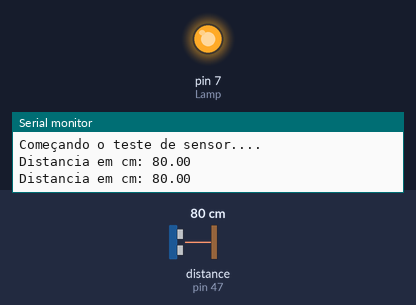
Bench run of a sketch on a simulated Arduino Mega 2560, built with avr-gcc and run on an emulated ATmega2560. Parts: output pins drawn as LEDs (lit = HIGH), the last lines printed to the serial monitor. Inputs (shaded band) come from the test bench; at power-on: distance to the obstacle (sensor on pin 47) 80 cm. The echo pulse lasts 58.3 µs per cm.

Above: at 1.8 s.
1.9 s: distance to the obstacle (sensor on pin 47) set to 17 cm
3.4 s: distance to the obstacle (sensor on pin 47) set to 14 cm
At 4.8 s:
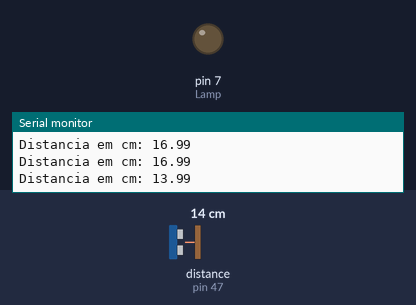
Timing chart, 0 to 6.4 s (numbered marks = the images above; inputs shaded):
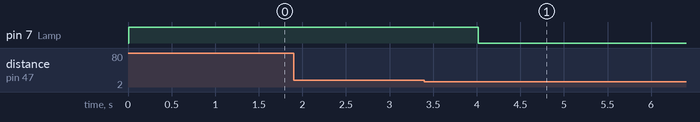

The sketch:

lampada.ino
```cpp
/*
  *Verifica a medição de distância do sensor se for menos que 15, a lâmpada apaga.
  *Caso contrário, a lâmpada acende.
 */

#include <Ultrasonic.h>

#define TRIGGER_PIN    44
#define ECHO_PIN       47
#define Lamp 7 //Define Lamp como 7
#define DISTANCIA 15.01
#define CICLOS 10

Ultrasonic ultrasonic(TRIGGER_PIN, ECHO_PIN);
boolean mensurar;
int contador;


// Only run 50 time so we can reburn the code easily.

void setup()
  {
  contador = CICLOS;
  mensurar = true;
  pinMode(Lamp,OUTPUT); //Define o pino 7 como saída
  Serial.begin(9600);
  Serial.println("Começando o teste de sensor....");
}

void loop()
  {

  if(contador < 1){
      Serial.println();
      mensurar = true;
      contador = CICLOS;
  }

  if(mensurar == true){
    float cmMsec;
    long microsec = ultrasonic.timing();

    cmMsec = ultrasonic.convert(microsec, Ultrasonic::CM);
    Serial.print("Distancia em cm: ");
    Serial.println(cmMsec);

    if(cmMsec < DISTANCIA){
      mensurar = false;
      digitalWrite(Lamp,LOW);
    }else{
      digitalWrite(Lamp,HIGH);
    }
  }else{
      contador--;
      Serial.print(contador);
      Serial.print("...");
  }


  delay(1000);
}
```

Measured:
- the behaviour switches between 16 and 15 cm on distance to the obstacle (sensor on pin 47) (found by bisection; images 0 and 1)
- after the input at 3.4 s, pin 7 (Lamp): HIGH → LOW after 0.62 s
